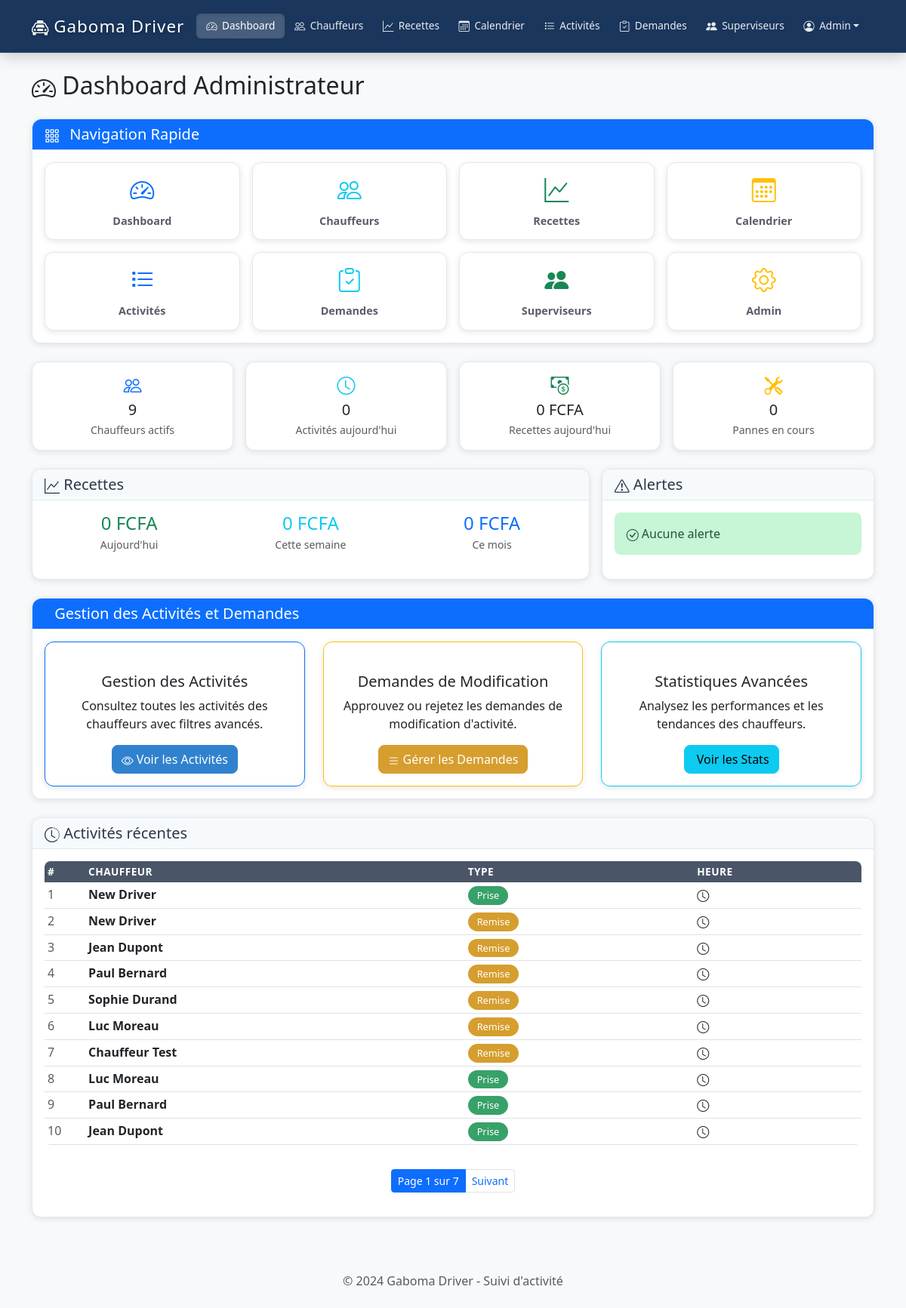
The page /admin-dashboard/ (signed in) on the database as committed earlier.
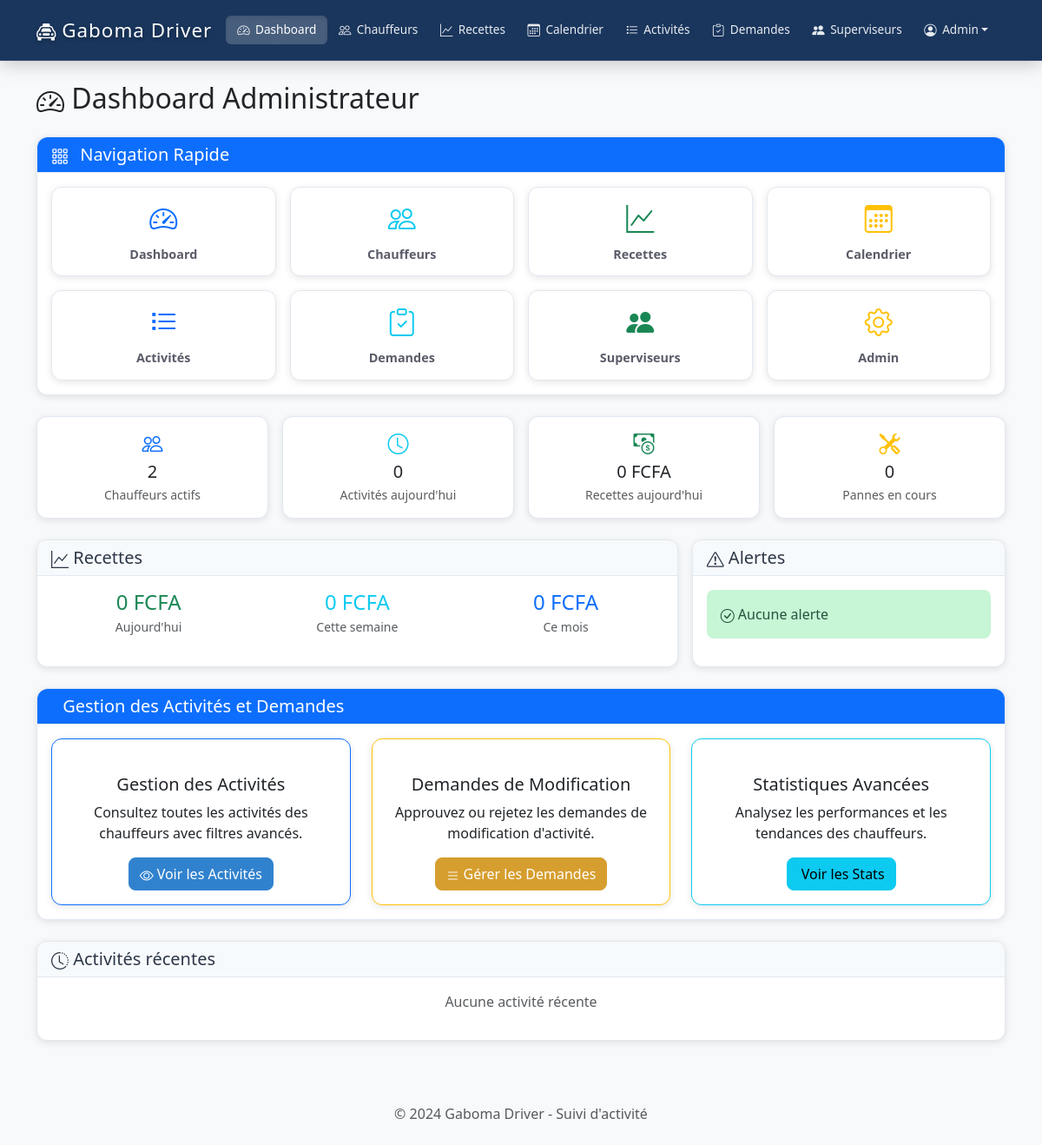
The same page on the database as committed later.
### drivers/models.py (models this page shows, shortened)
class Chauffeur(models.Model):
    phone_validator = RegexValidator(
        regex=r'^(\+241|0)[0-9]{8}$',
        message='Le numéro de téléphone doit être au format gabonais (+241XXXXXXXX ou 0XXXXXXXX)'
    )
    user = models.OneToOneField(
        User,
        on_delete=models.CASCADE,  # Suppression en cascade si l'utilisateur est supprimé
        verbose_name="Utilisateur",
        help_text="Utilisateur Django associé à ce chauffeur"
    )
    nom = models.CharField(
        max_length=50,
        verbose_name="Nom",
        help_text="Nom de famille du chauffeur"
    )
    prenom = models.CharField(
        max_length=50,
        verbose_name="Prénom",
        help_text="Prénom du chauffeur"
    )
    telephone = models.CharField(
        max_length=15,
        validators=[phone_validator],
        verbose_name="Téléphone",
        help_text="Numéro de téléphone au format gabonais"
    )
    email = models.EmailField(
        blank=True,
        verbose_name="Email",
        help_text="Adresse email du chauffeur (optionnel)"
    )
    actif = models.BooleanField(
        default=True,
        verbose_name="Actif",
        help_text="Indique si le chauffeur est actif"
    )
    date_creation = models.DateTimeField(
        auto_now_add=True,
        verbose_name="Date de création",
        help_text="Date et heure de création du profil"
    )
    date_modification = models.DateTimeField(
        auto_now=True,
        verbose_name="Dernière modification",
        help_text="Date et heure de la dernière modification"
    )
    class Meta:
        verbose_name = "Chauffeur"                    # Nom singulier dans l'admin
        verbose_name_plural = "Chauffeurs"            # Nom pluriel dans l'admin
        ordering = ['nom', 'prenom']                  # Tri par nom puis prénom
        db_table = 'drivers_chauffeur'                # Nom de la table en base
    @property
    def nom_complet(self):
        return f"{self.prenom} {self.nom}"

### admin_dashboard/views.py (the view)
# urls.py: path('', views.dashboard_admin, name='dashboard_admin'),
@supervisor_required
def dashboard_admin(request):
    is_supervisor = request.user.groups.filter(name='Superviseurs').exists() and not request.user.is_superuser and not request.user.is_staff
    """
    Tableau de bord administrateur avec statistiques en temps réel

    Affiche les statistiques générales de l'application :
    - Nombre de chauffeurs actifs
    - Activités du jour (prises et remises)
    - Recettes en FCFA (jour, semaine, mois)
    - Pannes en cours et critiques
    - Top chauffeurs du mois
    - Activités et pannes récentes
    """
    chauffeurs_accessibles = get_chauffeurs_for_user(request.user)
    total_chauffeurs = chauffeurs_accessibles.filter(actif=True).count()
    prises_aujourdhui = get_activites_for_user(request.user, PriseCles, date=date.today()).count()
    remises_aujourdhui = get_activites_for_user(request.user, RemiseCles, date=date.today()).count()
    total_activites_aujourdhui = prises_aujourdhui + remises_aujourdhui
    recettes_aujourdhui = get_activites_for_user(request.user, RemiseCles, date=date.today()).aggregate(total=Sum('recette_realisee'))['total'] or 0
    recettes_semaine = get_activites_for_user(request.user, RemiseCles, date__gte=date.today() - timedelta(days=7)).aggregate(total=Sum('recette_realisee'))['total'] or 0
    recettes_mois = get_activites_for_user(request.user, RemiseCles, date__gte=date.today().replace(day=1)).aggregate(total=Sum('recette_realisee'))['total'] or 0
    pannes_en_cours = get_activites_for_user(request.user, Panne, statut__in=['signalee', 'en_cours']).count()
    pannes_critiques = get_activites_for_user(request.user, Panne, severite='critique').count()
    prises_recentes = get_activites_for_user(request.user, PriseCles).select_related('chauffeur').order_by('-date', '-heure_prise')
    remises_recentes = get_activites_for_user(request.user, RemiseCles).select_related('chauffeur').order_by('-date', '-heure_remise')
    activites_recentes = []
    for prise in prises_recentes:
        activites_recentes.append({
            'chauffeur': prise.chauffeur,
            'type_activite': 'prise',
            'date_heure': f"{prise.date} {prise.heure_prise}",
            'date': prise.date,
            'heure': prise.heure_prise
        })
    for remise in remises_recentes:
        activites_recentes.append({
            'chauffeur': remise.chauffeur,
            'type_activite': 'remise',
            'date_heure': f"{remise.date} {remise.heure_remise}",
            'date': remise.date,
            'heure': remise.heure_remise
        })
    activites_recentes.sort(key=lambda x: (x['date'], x['heure']), reverse=True)
    from django.core.paginator import Paginator
    activites_paginator = Paginator(activites_recentes, 10)  # 10 activités par page
    activites_page = request.GET.get('activites_page')
    activites_obj = activites_paginator.get_page(activites_page)
    demandes_en_attente = DemandeModification.objects.filter(statut='en_attente').count()
    pannes_recentes = Panne.objects.select_related('chauffeur').order_by('-date_creation')
    pannes_paginator = Paginator(pannes_recentes, 10)  # 10 pannes par page
    pannes_page = request.GET.get('pannes_page')
    pannes_obj = pannes_paginator.get_page(pannes_page)
    context = {
        'total_chauffeurs': total_chauffeurs,
        'total_activites_aujourdhui': total_activites_aujourdhui,
        'prises_aujourdhui': prises_aujourdhui,
        'remises_aujourdhui': remises_aujourdhui,
        'recettes_aujourdhui': recettes_aujourdhui,
        'recettes_semaine': recettes_semaine,
        'recettes_mois': recettes_mois,
        'pannes_en_cours': pannes_en_cours,
        'pannes_critiques': pannes_critiques,
        'demandes_en_attente': demandes_en_attente,
        'activites_recentes': activites_obj,
        'activites_page_obj': activites_obj,
        'pannes_recentes': pannes_obj,
        'pannes_page_obj': pannes_obj,
    }
    return render(request, 'admin_dashboard/dashboard.html', context)

### admin_dashboard/views.py (called while the page is built)
def get_chauffeurs_for_user(user):
    if user.is_superuser or user.is_staff:
        return Chauffeur.objects.all()
    elif user.groups.filter(name='Superviseurs').exists():
        return AssignationSuperviseur.get_chauffeurs_assignes(user)
    else:
        return Chauffeur.objects.none()

def get_activites_for_user(user, model_class, **filters):
    chauffeurs = get_chauffeurs_for_user(user)
    if chauffeurs.exists():
        return model_class.objects.filter(chauffeur__in=chauffeurs, **filters)
    else:
        return model_class.objects.none()

### templates/admin_dashboard/dashboard.html (shortened to what the changed rows need)
{% extends 'base/base.html' %}
{% load static %}
{% block content %}
<div class="row">
    <div class="col-12">
        <h2 class="mb-4">
            <i class="bi bi-speedometer2"></i> Dashboard Administrateur
        </h2>
    </div>
</div>
<div class="row g-3 mb-4">
    <div class="col-6 col-md-3">
        <div class="card text-center h-100">
            <div class="card-body p-3">
                <i class="bi bi-people text-primary" style="font-size: 1.5rem;"></i>
                <h5 class="mt-2 mb-1">{{ total_chauffeurs }}</h5>
                <p class="text-muted mb-0 small">Chauffeurs actifs</p>
            </div>
        </div>
    </div>
</div>
<div class="row g-3">
    <div class="col-12">
        <div class="card h-100">
            <div class="card-body">
                {% if activites_recentes %}
                    <div class="table-responsive d-none d-lg-block">
                        <table class="table table-sm">
                            <thead>
                                <tr>
                                    <th width="5%">#</th>
                                    <th>Chauffeur</th>
                                    <th>Type</th>
                                    <th>Heure</th>
                                </tr>
                            </thead>
                            <tbody>
                                {% for activite in activites_recentes %}
                                <tr>
                                    <td class="text-muted">{{ forloop.counter|add:activites_page_obj.start_index|add:"-1" }}</td>
                                    <td>
                                        <span class="fw-bold">{{ activite.chauffeur.nom_complet }}</span>
                                    </td>
                                    <td>
                                        {% if activite.type_activite == 'prise' %}
                                            <span class="badge bg-success">Prise</span>
                                        {% else %}
                                            <span class="badge bg-warning">Remise</span>
                                        {% endif %}
                                    </td>
                                    <td class="fw-bold">
                                        <i class="bi bi-clock me-1"></i>{{ activite.date_heure|date:"H:i" }}
                                    </td>
                                </tr>
                                {% endfor %}
                            </tbody>
                        </table>
                    </div>
                    {% if activites_page_obj.has_other_pages %}
                    <nav aria-label="Pagination des activités récentes" class="mt-3">
                        <ul class="pagination pagination-sm justify-content-center">
                            <li class="page-item active">
                                <span class="page-link">
                                    Page {{ activites_page_obj.number }} sur {{ activites_page_obj.paginator.num_pages }}
                                </span>
                            </li>
                            {% if activites_page_obj.has_next %}
                                <li class="page-item">
                                    <a class="page-link" href="?activites_page={{ activites_page_obj.next_page_number }}">Suivant</a>
                                </li>
                            {% endif %}
                        </ul>
                    </nav>
                    {% endif %}
                {% else %}
                    <p class="text-muted text-center">Aucune activité récente</p>
                {% endif %}
            </div>
        </div>
    </div>
</div>
{% endblock %}

Rows that differ between the two databases and show on the page:
removed Chauffeur: chauffeur.nom_complet "New Driver", shows "Prise"
removed Chauffeur: chauffeur.nom_complet "Jean Dupont", shows "Remise"
removed Chauffeur: chauffeur.nom_complet "Paul Bernard", shows "Remise"
removed Chauffeur: chauffeur.nom_complet "Sophie Durand", shows "Remise"
removed Chauffeur: chauffeur.nom_complet "Luc Moreau", shows "Remise"
removed Chauffeur: chauffeur.nom_complet "Chauffeur Test", shows "Remise"
Other text that changed with them:
{{ total_chauffeurs }}: "9" → "2"
{{ activites_page_obj.number }}: "1" → (not shown)
{{ activites_page_obj.paginator.num_pages }}: "7" → (not shown)
text no longer shown: "# CHAUFFEUR TYPE HEURE Page sur Suivant"
text now shown: "Aucune activité récente"
